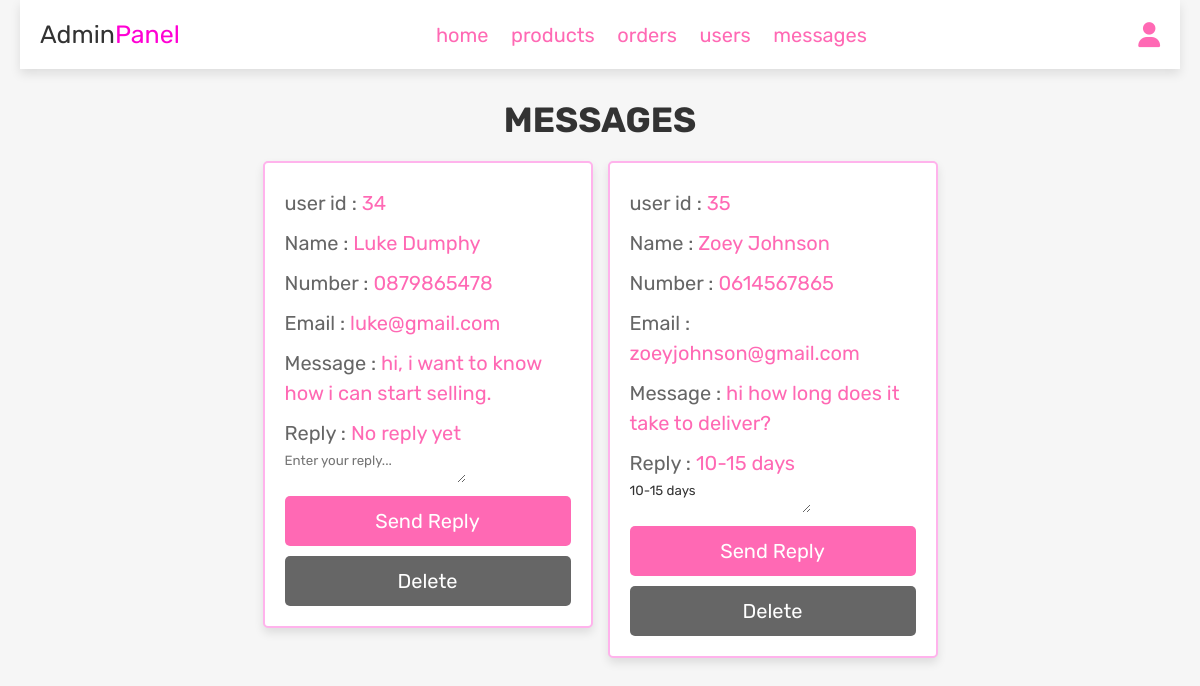
Screenshot of /admin_contacts.php (signed in) with the database file from the repository.
### tables this page shows
CREATE TABLE IF NOT EXISTS `message` (
  `id` int NOT NULL AUTO_INCREMENT,
  `user_id` int NOT NULL,
  `name` varchar(100) NOT NULL,
  `email` varchar(100) NOT NULL,
  `number` varchar(12) NOT NULL,
  `message` varchar(500) NOT NULL,
  `reply` text,
  PRIMARY KEY (`id`)
);

### admin_contacts.php (the view, shortened to what this page needs)
<?php
try {
   $conn = new PDO("mysql:host=localhost;dbname=clothing_store", "root", "");
   $conn->setAttribute(PDO::ATTR_ERRMODE, PDO::ERRMODE_EXCEPTION);
} catch(PDOException $e) {
   echo "Connection failed: " . $e->getMessage();
}
?>
<!DOCTYPE html>
<html lang="en">
<head>
   <link rel="stylesheet" href="https://cdnjs.cloudflare.com/ajax/libs/font-awesome/6.1.1/css/all.min.css">
   <link rel="stylesheet" href="css/admin_style.css">
</head>
<body>
<?php include 'admin_header.php'; ?>
<section class="messages">
   <h1 class="title">Messages</h1>
   <div class="box-container">
   <?php
      $select_message = $conn->prepare("SELECT * FROM `message`");
      $select_message->execute();
      if($select_message->rowCount() > 0){
         while($fetch_message = $select_message->fetch(PDO::FETCH_ASSOC)){
   ?>
   <div class="box">
      <p> user id : <span><?= $fetch_message['user_id']; ?></span> </p>
      <p> Name : <span><?= $fetch_message['name']; ?></span> </p>
      <p> Number : <span><?= $fetch_message['number']; ?></span> </p>
      <p> Email : <span><?= $fetch_message['email']; ?></span> </p>
      <p> Message : <span><?= $fetch_message['message']; ?></span> </p>
      <p> Reply : <span><?= $fetch_message['reply'] ?: 'No reply yet'; ?></span> </p>
      <form action="admin_contacts.php" method="POST">
         <textarea name="reply_text" placeholder="Enter your reply..." required><?= $fetch_message['reply']; ?></textarea>
         <button type="submit" name="reply_message" class="btn">Send Reply</button>
      </form>
      <a href="admin_contacts.php?delete=<?= $fetch_message['id']; ?>" onclick="return confirm('Delete this message?');" class="delete-btn">Delete</a>
   </div>
   <?php
         }
      } else {
         echo '<p class="empty">You have no messages!</p>';
      }
   ?>
   </div>
</section>
</body>
</html>

### css/admin_style.css (style rules this page uses)
.messages .box-container { display: grid; grid-template-columns: repeat(auto-fit, 33rem); gap:1.5rem; align-items: flex-start; justify-content:center; }
.messages .box-container .box { border:var(--border); box-shadow: var(--box-shadow); background-color: var(--white); border-radius: .5rem; padding:2rem; }
.messages .box-container .box p { line-height: 1.5; padding:.5rem 0; font-size: 2rem; color:var(--light-color); }
.messages .box-container .box p span { color:var(--pink); }

### css/components.css (style rules this page uses)
:root { --pink: #ff69b4; --light-pink: #ffb3ec; --dark-pink: #ff00d4; --red: #e74c3c; --black: #333; --orange: #fad400; --gray: #bbbbbb; --light-color: #666; --white: #fff; --light-bg: #f6f6f6; --border: .2rem solid var(--light-pink); --box-shadow: 0 .5rem 1rem rgba(0,0,0,.1); }
* { font-family: 'Rubik', sans-serif; margin:0; padding:0; box-sizing: border-box; outline: none; border:none; text-decoration: none; color:var(--black); }
body { background-color: var(--light-bg); padding: 0 2rem; }
html { font-size: 62.5%; overflow-x: hidden; scroll-behavior: smooth; scroll-padding-top: 6.5rem; }
section { padding:3rem 2rem; max-width: 1200px; margin:0 auto; }
.btn, .delete-btn, .option-btn { display: block; width: 100%; margin-top: 1rem; border-radius: .5rem; color:var(--white); font-size: 2rem; padding:1.3rem 3rem; text-transform: capitalize; cursor: pointer; text-align: center; }
.btn { background-color: var(--pink); }
.delete-btn { background-color: var(--light-color); }
.title { text-align: center; margin-bottom: 2rem; text-transform: uppercase; color:var(--black); font-size: 3.5rem; }

### rows the page displays
message: user "34", name "Luke Dumphy", number "0879865478", email "luke@gmail.com", message "hi, i want to know how i can start selling.", reply "No reply yet"
message: user "35", name "Zoey Johnson", number "0614567865", email "zoeyjohnson@gmail.com", message "hi how long does it take to deliver?", reply "10-15 days", reply_text "10-15 days"
